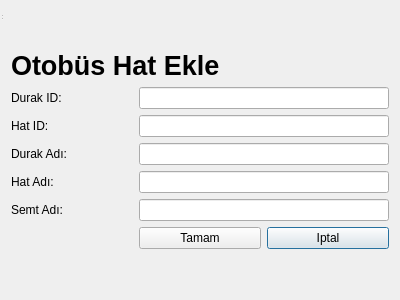
<?xml version="1.0" encoding="UTF-8"?>
<ui version="4.0">
 <class>HatEkleOtobus</class>
 <widget class="QDialog" name="HatEkleOtobus">
  <property name="geometry">
   <rect>
    <x>0</x>
    <y>0</y>
    <width>400</width>
    <height>300</height>
   </rect>
  </property>
  <property name="windowTitle">
   <string>Otobus Hat Ekle</string>
  </property>
  <layout class="QGridLayout" name="gridLayout_3">
   <item row="1" column="0">
    <layout class="QGridLayout" name="gridLayout_2">
     <item row="1" column="0">
      <layout class="QGridLayout" name="gridLayout">
       <item row="3" column="1" colspan="2">
        <widget class="QLineEdit" name="edtDurakAdi"/>
       </item>
       <item row="4" column="1" colspan="2">
        <widget class="QLineEdit" name="edtHatAdi"/>
       </item>
       <item row="4" column="0">
        <widget class="QLabel" name="lblHatAdi">
         <property name="text">
          <string>Hat Adı: </string>
         </property>
        </widget>
       </item>
       <item row="3" column="0">
        <widget class="QLabel" name="lblDurakAdi">
         <property name="text">
          <string>Durak Adı: </string>
         </property>
        </widget>
       </item>
       <item row="0" column="0" colspan="3">
        <widget class="QLabel" name="label_4">
         <property name="font">
          <font>
           <pointsize>20</pointsize>
           <weight>75</weight>
           <bold>true</bold>
          </font>
         </property>
         <property name="text">
          <string>Otobüs Hat Ekle</string>
         </property>
        </widget>
       </item>
       <item row="5" column="0">
        <widget class="QLabel" name="lblSemtAdi">
         <property name="text">
          <string>Semt Adı:</string>
         </property>
        </widget>
       </item>
       <item row="6" column="2">
        <widget class="QPushButton" name="pushButton_2">
         <property name="text">
          <string>Iptal</string>
         </property>
        </widget>
       </item>
       <item row="5" column="1" colspan="2">
        <widget class="QLineEdit" name="edtSemtAdi"/>
       </item>
       <item row="2" column="0">
        <widget class="QLabel" name="lblHatID">
         <property name="text">
          <string>Hat ID:</string>
         </property>
        </widget>
       </item>
       <item row="6" column="1">
        <widget class="QPushButton" name="pushButton">
         <property name="text">
          <string>Tamam</string>
         </property>
        </widget>
       </item>
       <item row="1" column="0">
        <widget class="QLabel" name="lblDurakID">
         <property name="text">
          <string>Durak ID:</string>
         </property>
        </widget>
       </item>
       <item row="1" column="1" colspan="2">
        <widget class="QLineEdit" name="edtDurakID"/>
       </item>
       <item row="2" column="1" colspan="2">
        <widget class="QLineEdit" name="edtHatID"/>
       </item>
      </layout>
     </item>
     <item row="2" column="0">
      <spacer name="verticalSpacer">
       <property name="orientation">
        <enum>Qt::Vertical</enum>
       </property>
       <property name="sizeHint" stdset="0">
        <size>
         <width>20</width>
         <height>40</height>
        </size>
       </property>
      </spacer>
     </item>
     <item row="0" column="0">
      <spacer name="verticalSpacer_2">
       <property name="orientation">
        <enum>Qt::Vertical</enum>
       </property>
       <property name="sizeHint" stdset="0">
        <size>
         <width>20</width>
         <height>40</height>
        </size>
       </property>
      </spacer>
     </item>
    </layout>
   </item>
  </layout>
  <widget class="QStatusBar" name="statusbar">
   <property name="geometry">
    <rect>
     <x>0</x>
     <y>0</y>
     <width>3</width>
     <height>21</height>
    </rect>
   </property>
  </widget>
 </widget>
 <resources/>
 <connections/>
</ui>
